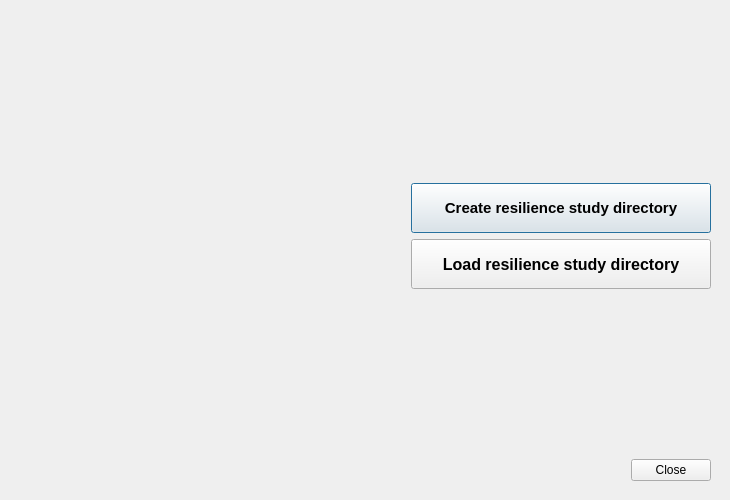
<?xml version="1.0" encoding="UTF-8"?>
<ui version="4.0">
 <class>WelcomeDialog</class>
 <widget class="QDialog" name="WelcomeDialog">
  <property name="geometry">
   <rect>
    <x>0</x>
    <y>0</y>
    <width>730</width>
    <height>500</height>
   </rect>
  </property>
  <property name="minimumSize">
   <size>
    <width>730</width>
    <height>500</height>
   </size>
  </property>
  <property name="maximumSize">
   <size>
    <width>730</width>
    <height>500</height>
   </size>
  </property>
  <property name="windowTitle">
   <string>Dialog</string>
  </property>
  <property name="windowIcon">
   <iconset resource="resources.qrc">
    <normaloff>:/icon/icons/RESILISTORM_mini.png</normaloff>:/icon/icons/RESILISTORM_mini.png</iconset>
  </property>
  <property name="styleSheet">
   <string notr="true">QDialog {
border-radius: 20px
}</string>
  </property>
  <property name="sizeGripEnabled">
   <bool>false</bool>
  </property>
  <property name="modal">
   <bool>false</bool>
  </property>
  <layout class="QHBoxLayout" name="horizontalLayout_2" stretch="1,0">
   <property name="spacing">
    <number>5</number>
   </property>
   <property name="leftMargin">
    <number>10</number>
   </property>
   <property name="topMargin">
    <number>10</number>
   </property>
   <property name="rightMargin">
    <number>10</number>
   </property>
   <property name="bottomMargin">
    <number>10</number>
   </property>
   <item alignment="Qt::AlignHCenter|Qt::AlignVCenter">
    <widget class="QLabel" name="label">
     <property name="text">
      <string/>
     </property>
     <property name="pixmap">
      <pixmap resource="resources.qrc">:/icon/icons/RESILISTORM_Welcome.gif</pixmap>
     </property>
     <property name="scaledContents">
      <bool>false</bool>
     </property>
     <property name="alignment">
      <set>Qt::AlignCenter</set>
     </property>
    </widget>
   </item>
   <item>
    <widget class="QWidget" name="widget" native="true">
     <layout class="QVBoxLayout" name="verticalLayout">
      <item>
       <spacer name="verticalSpacer">
        <property name="orientation">
         <enum>Qt::Vertical</enum>
        </property>
        <property name="sizeHint" stdset="0">
         <size>
          <width>20</width>
          <height>40</height>
         </size>
        </property>
       </spacer>
      </item>
      <item alignment="Qt::AlignHCenter">
       <widget class="QPushButton" name="NewButton">
        <property name="sizePolicy">
         <sizepolicy hsizetype="Fixed" vsizetype="Fixed">
          <horstretch>0</horstretch>
          <verstretch>0</verstretch>
         </sizepolicy>
        </property>
        <property name="minimumSize">
         <size>
          <width>300</width>
          <height>50</height>
         </size>
        </property>
        <property name="maximumSize">
         <size>
          <width>250</width>
          <height>50</height>
         </size>
        </property>
        <property name="font">
         <font>
          <pointsize>11</pointsize>
          <bold>true</bold>
         </font>
        </property>
        <property name="styleSheet">
         <string notr="true"/>
        </property>
        <property name="text">
         <string>Create resilience study directory</string>
        </property>
        <property name="icon">
         <iconset resource="resources.qrc">
          <normaloff>:/icon/icons/city-building.ico</normaloff>:/icon/icons/city-building.ico</iconset>
        </property>
        <property name="iconSize">
         <size>
          <width>20</width>
          <height>30</height>
         </size>
        </property>
        <property name="default">
         <bool>false</bool>
        </property>
        <property name="flat">
         <bool>false</bool>
        </property>
       </widget>
      </item>
      <item alignment="Qt::AlignHCenter">
       <widget class="QPushButton" name="LoadButton">
        <property name="sizePolicy">
         <sizepolicy hsizetype="Ignored" vsizetype="Fixed">
          <horstretch>0</horstretch>
          <verstretch>0</verstretch>
         </sizepolicy>
        </property>
        <property name="minimumSize">
         <size>
          <width>300</width>
          <height>50</height>
         </size>
        </property>
        <property name="maximumSize">
         <size>
          <width>250</width>
          <height>50</height>
         </size>
        </property>
        <property name="font">
         <font>
          <pointsize>12</pointsize>
          <bold>true</bold>
         </font>
        </property>
        <property name="text">
         <string>Load resilience study directory</string>
        </property>
        <property name="icon">
         <iconset resource="resources.qrc">
          <normaloff>:/icon/icons/data-transfer-upload-64.ico</normaloff>:/icon/icons/data-transfer-upload-64.ico</iconset>
        </property>
        <property name="iconSize">
         <size>
          <width>20</width>
          <height>30</height>
         </size>
        </property>
       </widget>
      </item>
      <item>
       <spacer name="verticalSpacer_2">
        <property name="orientation">
         <enum>Qt::Vertical</enum>
        </property>
        <property name="sizeHint" stdset="0">
         <size>
          <width>20</width>
          <height>40</height>
         </size>
        </property>
       </spacer>
      </item>
      <item>
       <widget class="QDialogButtonBox" name="buttonBox">
        <property name="orientation">
         <enum>Qt::Horizontal</enum>
        </property>
        <property name="standardButtons">
         <set>QDialogButtonBox::Close</set>
        </property>
        <property name="centerButtons">
         <bool>false</bool>
        </property>
       </widget>
      </item>
     </layout>
    </widget>
   </item>
  </layout>
 </widget>
 <resources>
  <include location="resources.qrc"/>
 </resources>
 <connections/>
</ui>
